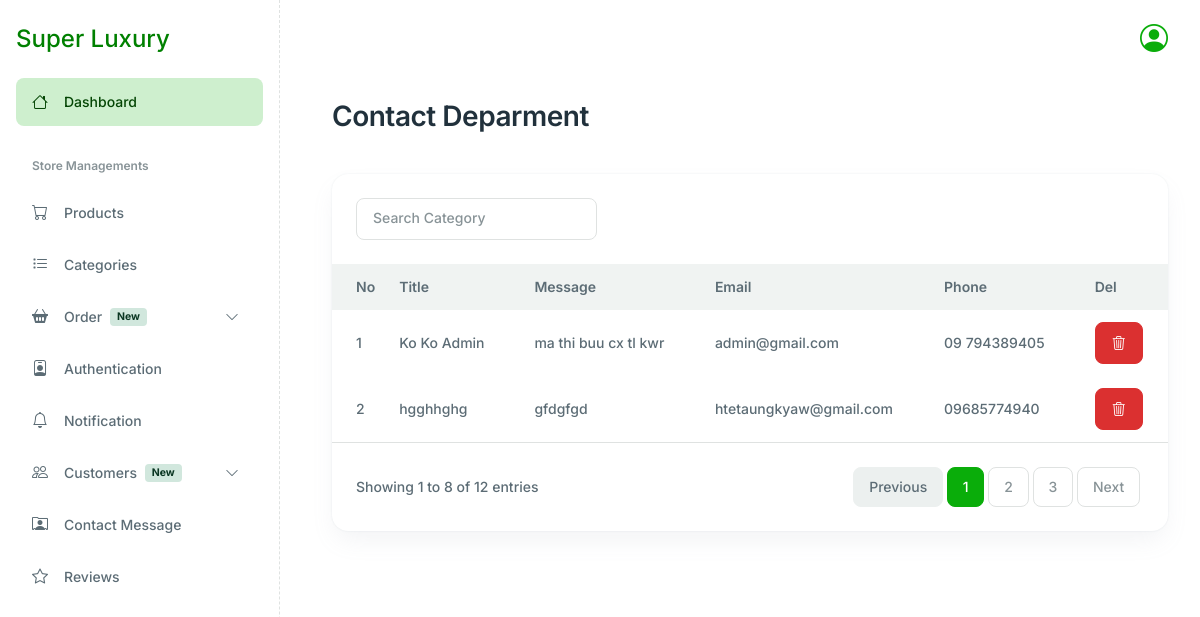
/dashboard/contact/, run on an earlier commit of the app's database.
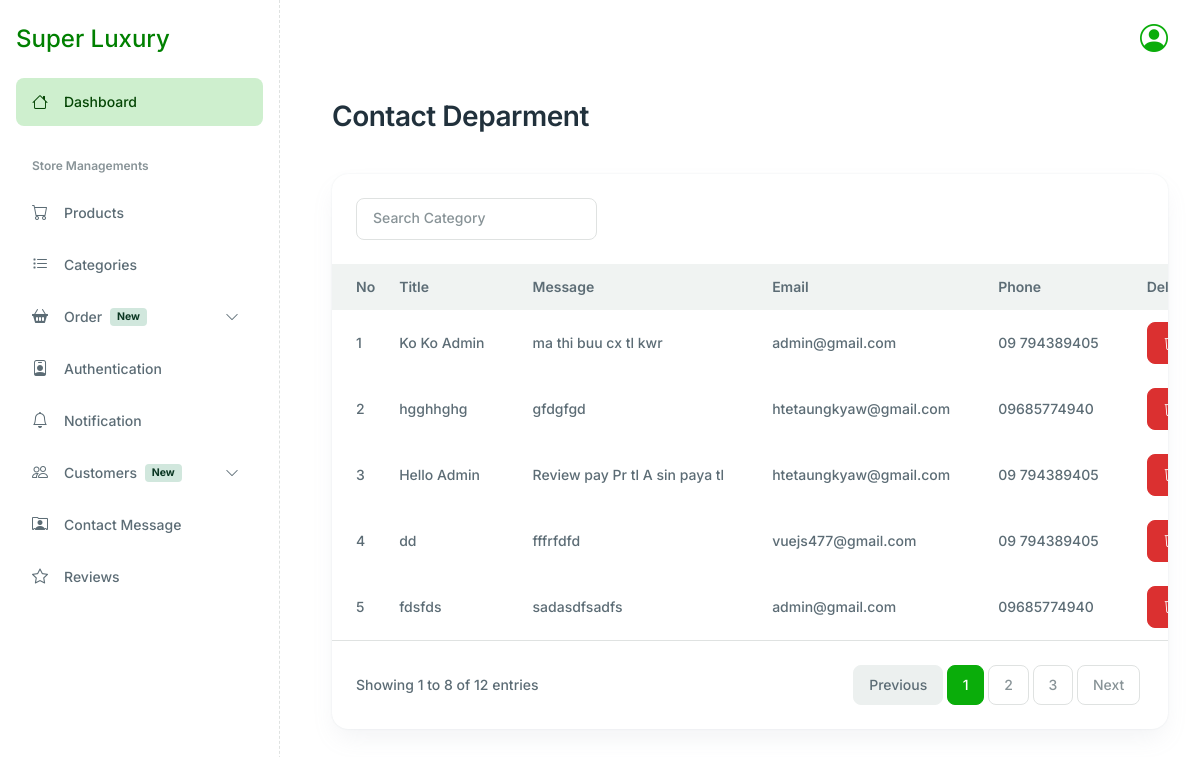
And on a later commit of the database.
### sneaker_shop/models.py (models this page shows, shortened)
class Contact(models.Model):
    username = models.CharField(max_length=100, null=False)
    title = models.CharField(max_length=100,null=False)
    email = models.EmailField(max_length=100, null=False)
    phone = models.CharField(max_length=100,null=False)
    message = models.TextField(null=False)
    created_at = models.DateTimeField(auto_now_add=True)
    updated_at = models.DateTimeField(auto_now=True)

### dashboard/views.py (the view)
# urls.py: path('contact/', views.AdminContact, name='admin_contact'),
def AdminContact(request):
     contacts = Contact.objects.all()
     context = {
         'contacts':contacts
     }
     return render(request,'admin_contact.html', context)

### dashboard/context_processors.py (called while the page is built)
def unread_count(request):
    if request.user.is_authenticated:
        count = Notification.objects.filter(user = request.user, is_read = False, is_delete = False).count()
    else:
        count = 0
    return {'unread_count':count}

### dashboard/templates/admin_contact.html (shortened to what this page needs)
{% extends 'base.html' %}
{% block content %}
{% include 'sider.html'%}
<div class="main-wrapper" style="margin-left: 300px;">
    <main class="main-content-wrapper">
        <div class="container">
            <div class="row mb-8">
                <div class="col-md-12">
                    <div class="d-flex flex-column flex-md-row justify-content-between align-items-md-center gap-4">
                        <div>
                            <h2>Contact Deparment</h2>
                        </div>
                    </div>
                </div>
            </div>
            <div class="row">
                <div class="col-xl-12 col-12 mb-5">
                    <div class="card h-100 card-lg">
                        <div class="px-6 py-6">
                            <div class="row justify-content-between">
                                <div class="col-lg-4 col-md-6 col-12 mb-2 mb-md-0">
                                    <form class="d-flex" role="search">
                                        <input class="form-control" type="search" placeholder="Search Category"
                                            aria-label="Search" />
                                    </form>
                                </div>
                            </div>
                        </div>
                        <div class="card-body p-0">
                            <div class="table-responsive">
                                <table
                                    class="table table-centered table-hover mb-0 text-nowrap table-borderless table-with-checkbox">
                                    <thead class="bg-light">
                                        <tr>
                                            <th>No</th>
                                            <th>Title</th>
                                            <th>Message</th>
                                            <th>Email</th>
                                            <th>Phone</th>
                                            <th>Del</th>
                                        </tr>
                                    </thead>
                                    <tbody>
                                      {% for contact in contacts %}
                                        <tr>
                                            <td>{{forloop.counter}}</td>
                                            <td>{{contact.title}}</td>
                                            <td>{{contact.message}}</td>
                                            <td>{{contact.email}}</td>
                                            <td>{{contact.phone}}</td>
                                            <td>
                                                <button class="btn btn-danger" data-bs-toggle="modal"
                                                    data-bs-target="#deleteModal_{{contact.id}}"><i class="bi bi-trash3"></i></button>
                                            </td>
                                        </tr>
                                        {% endfor %}
                            </div>
                        </div>
                    </div>
                    <div
                        class="border-top d-flex justify-content-between align-items-md-center px-6 py-6 flex-md-row flex-column gap-4">
                        <span>Showing 1 to 8 of 12 entries</span>
                        <nav>
                            <ul class="pagination mb-0">
                                <li class="page-item disabled"><a class="page-link" href="#!">Previous</a></li>
                                <li class="page-item"><a class="page-link active" href="#!">1</a></li>
                                <li class="page-item"><a class="page-link" href="#!">2</a></li>
                                <li class="page-item"><a class="page-link" href="#!">3</a></li>
                                <li class="page-item"><a class="page-link" href="#!">Next</a></li>
                            </ul>
                        </nav>
                    </div>
                </div>
            </div>
        </div>
</div>
{% endblock %}

What changed in the data, as far as the page shows it:
added Contact: title "Hello Admin", message "Review pay Pr tl A sin paya tl", email "htetaungkyaw@gmail.com", phone "09 794389405"
added Contact: title "dd", message "fffrfdfd", email "vuejs477@gmail.com", phone "09 794389405"
added Contact: title "fdsfds", message "sadasdfsadfs", email "admin@gmail.com", phone "09685774940"
